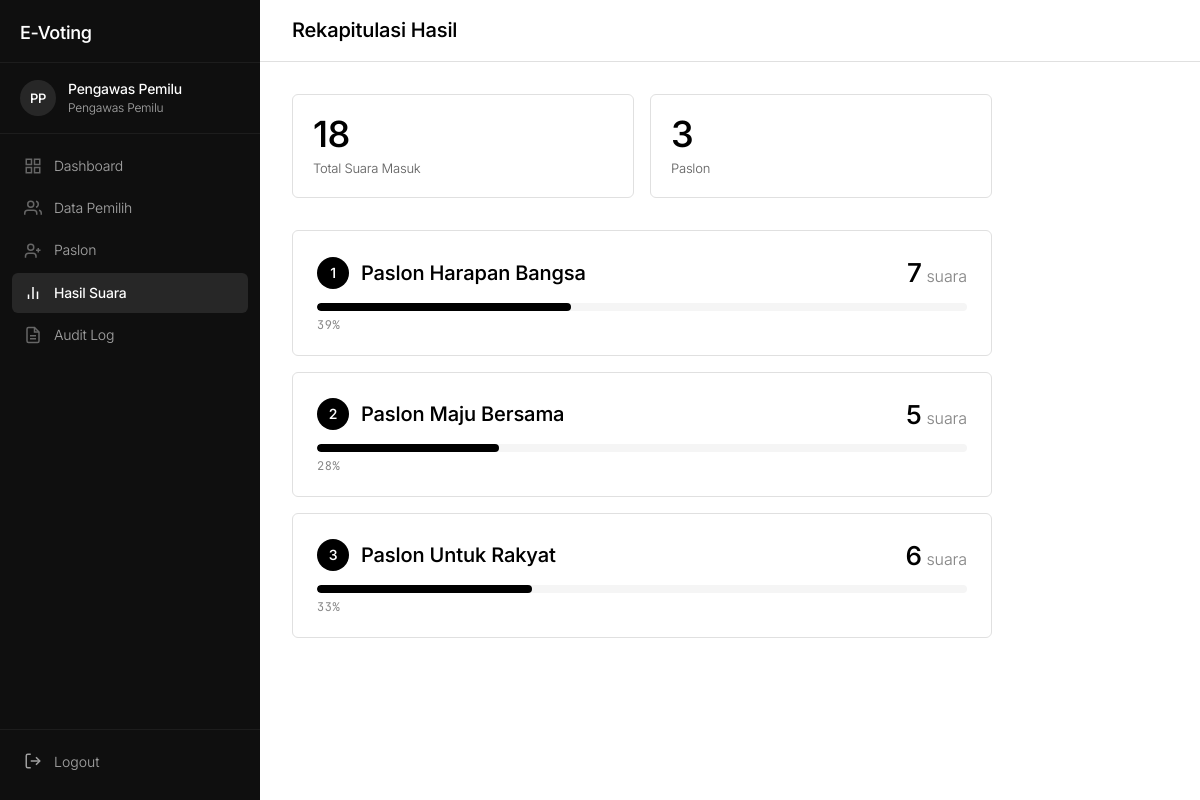
/voting/results/ (signed in), run on the app's committed database.
### apps/authentication/models.py (models this page shows)
class User(AbstractUser):
    class Role(models.TextChoices):
        PEMILIH = "pemilih", "Pemilih"
        PASLON = "paslon", "Paslon"
        PENGAWAS = "pengawas", "Pengawas Pemilu"
    role = models.CharField(
        max_length=10,
        choices=Role.choices,
        default=Role.PEMILIH,
    )
    class Meta:
        db_table = "auth_user"

### apps/candidates/models.py (models this page shows)
class Candidate(models.Model):
    class Status(models.TextChoices):
        PENDING = "pending", "Pending"
        APPROVED = "approved", "Approved"
        REJECTED = "rejected", "Rejected"
    user = models.OneToOneField(
        settings.AUTH_USER_MODEL,
        on_delete=models.CASCADE,
        related_name="candidate_profile",
    )
    candidate_number = models.PositiveIntegerField(unique=True, null=True, blank=True)
    name = models.CharField(max_length=150)
    photo = models.ImageField(upload_to="candidates/photos/", blank=True)
    visi = models.TextField()
    misi = models.TextField()
    status = models.CharField(
        max_length=10,
        choices=Status.choices,
        default=Status.PENDING,
    )
    verified_by = models.ForeignKey(
        settings.AUTH_USER_MODEL,
        on_delete=models.SET_NULL,
        null=True,
        blank=True,
        related_name="verified_candidates",
    )
    created_at = models.DateTimeField(auto_now_add=True)
    updated_at = models.DateTimeField(auto_now=True)
    class Meta:
        db_table = "candidates_candidate"

### apps/voting/views.py (the view)
# urls.py: path("results/", views.VotingResultsView.as_view(), name="results"),
class VotingResultsView(LoginRequiredMixin, TemplateView):
    template_name = "voting/results.html"
    def get_context_data(self, **kwargs):
        context = super().get_context_data(**kwargs)
        context["results"] = [
            {
                "candidate": c,
                "vote_count": c.votes.count(),
            }
            for c in Candidate.objects.filter(
                status=Candidate.Status.APPROVED,
            ).order_by("candidate_number")
        ]
        context["total_votes"] = Vote.objects.count()
        return context

### apps/voting/templates/voting/results.html (shortened to what this page needs)
{% extends "base.html" %}
{% block page_title %}Rekapitulasi Hasil{% endblock %}
{% block nav_results %}active{% endblock %}
{% block content %}
<div style="max-width:700px;">
    <div class="stats-grid" style="grid-template-columns: repeat(auto-fit, minmax(160px, 1fr)); margin-bottom:var(--spacing-xl);">
        <div class="stat-card">
            <p class="stat-card__value">{{ total_votes }}</p>
            <p class="stat-card__label">Total Suara Masuk</p>
        </div>
        <div class="stat-card">
            <p class="stat-card__value">{{ results|length }}</p>
            <p class="stat-card__label">Paslon</p>
        </div>
    </div>
    {% for item in results %}
    <div class="card" style="margin-bottom:var(--spacing-md);">
        <div style="display:flex; align-items:center; justify-content:space-between; margin-bottom:var(--spacing-sm);">
            <div style="display:flex; align-items:center; gap:var(--spacing-sm);">
                <div class="ballot-card__number" style="font-size:14px; width:32px; height:32px;">{{ item.candidate.candidate_number }}</div>
                <span class="text-body-lg" style="font-weight:540;">{{ item.candidate.name }}</span>
            </div>
            <div style="text-align:right;">
                <span class="text-headline" style="color:var(--color-primary);">{{ item.vote_count }}</span>
                <span class="text-body-sm" style="color:#888;"> suara</span>
            </div>
        </div>
        <div class="progress-bar">
            {% widthratio item.vote_count total_votes 100 as percent %}
            <div class="progress-bar__fill" style="width:{% if total_votes > 0 %}{{ percent }}{% else %}0{% endif %}%;"></div>
        </div>
        {% if total_votes > 0 %}
        <p class="text-caption" style="margin-top:var(--spacing-xs); color:#888;">{{ percent }}%</p>
        {% endif %}
    </div>
    {% endfor %}
</div>
{% endblock %}

### templates/base.html (shortened to what this page needs)
{% load static %}<!DOCTYPE html>
<html lang="en">
<head>
    <link rel="stylesheet" href="{% static 'css/base.css' %}">
</head>
<body class="{% if user.is_authenticated %}layout-app{% else %}layout-auth{% endif %}">
{% if user.is_authenticated %}
    <aside class="sidebar" id="sidebar">
        <div class="sidebar__header">
            <a class="sidebar__brand" href="/">E-Voting</a>
        </div>
        <div class="sidebar__user">
            <div class="sidebar__avatar">{{ user.first_name.0 }}{{ user.last_name.0 }}</div>
            <div class="sidebar__user-info">
                <span class="sidebar__user-name">{{ user.first_name }} {{ user.last_name }}</span>
                <span class="sidebar__user-role">{{ user.get_role_display }}</span>
            </div>
        </div>
        <nav class="sidebar__nav">
            {% if user.role == "pengawas" %}
            <a href="/dashboard/" class="sidebar__link {% block nav_dashboard %}{% endblock %}">
                <svg width="18" height="18" viewBox="0 0 24 24" fill="none" stroke="currentColor" stroke-width="2"><rect x="3" y="3" width="7" height="7"/><rect x="14" y="3" width="7" height="7"/><rect x="3" y="14" width="7" height="7"/><rect x="14" y="14" width="7" height="7"/></svg>
                Dashboard
            </a>
            <a href="/voters/" class="sidebar__link {% block nav_voters %}{% endblock %}">
                <svg width="18" height="18" viewBox="0 0 24 24" fill="none" stroke="currentColor" stroke-width="2"><path d="M17 21v-2a4 4 0 0 0-4-4H5a4 4 0 0 0-4 4v2"/><circle cx="9" cy="7" r="4"/><path d="M23 21v-2a4 4 0 0 0-3-3.87"/><path d="M16 3.13a4 4 0 0 1 0 7.75"/></svg>
                Data Pemilih
            </a>
            {% endif %}
            <a href="/candidates/" class="sidebar__link {% block nav_candidates %}{% endblock %}">
                <svg width="18" height="18" viewBox="0 0 24 24" fill="none" stroke="currentColor" stroke-width="2"><path d="M16 21v-2a4 4 0 0 0-4-4H6a4 4 0 0 0-4 4v2"/><circle cx="9" cy="7" r="4"/><line x1="19" y1="8" x2="19" y2="14"/><line x1="22" y1="11" x2="16" y2="11"/></svg>
                Paslon
            </a>
            <a href="/voting/results/" class="sidebar__link {% block nav_results %}{% endblock %}">
                <svg width="18" height="18" viewBox="0 0 24 24" fill="none" stroke="currentColor" stroke-width="2"><path d="M18 20V10"/><path d="M12 20V4"/><path d="M6 20v-6"/></svg>
                Hasil Suara
            </a>
            {% if user.role == "pengawas" %}
            <a href="/dashboard/audit-log/" class="sidebar__link {% block nav_audit %}{% endblock %}">
                <svg width="18" height="18" viewBox="0 0 24 24" fill="none" stroke="currentColor" stroke-width="2"><path d="M14 2H6a2 2 0 0 0-2 2v16a2 2 0 0 0 2 2h12a2 2 0 0 0 2-2V8z"/><polyline points="14 2 14 8 20 8"/><line x1="16" y1="13" x2="8" y2="13"/><line x1="16" y1="17" x2="8" y2="17"/></svg>
                Audit Log
            </a>
            {% endif %}
        </nav>
        <div class="sidebar__footer">
            <form method="post" action="{% url 'authentication:logout' %}">
                <button type="submit" class="sidebar__logout">
                    <svg width="18" height="18" viewBox="0 0 24 24" fill="none" stroke="currentColor" stroke-width="2"><path d="M9 21H5a2 2 0 0 1-2-2V5a2 2 0 0 1 2-2h4"/><polyline points="16 17 21 12 16 7"/><line x1="21" y1="12" x2="9" y2="12"/></svg>
                    Logout
                </button>
            </form>
        </div>
    </aside>
    <main class="main-content">
        <header class="main-header">
            <h1 class="main-header__title">{% block page_title %}{% endblock %}</h1>
        </header>
        <div class="main-body">
            {% block content %}{% endblock %}
        </div>
    </main>
{% endif %}
</body>
</html>

### data on the page
Candidate: candidate.candidate_number "1", candidate.name "Paslon Harapan Bangsa", vote_count "7", percent "39"
Candidate: candidate.candidate_number "2", candidate.name "Paslon Maju Bersama", vote_count "5", percent "28"
Candidate: candidate.candidate_number "3", candidate.name "Paslon Untuk Rakyat", vote_count "6", percent "33"

### other printed values
{{ user.first_name.0 }} "P"
{{ user.last_name.0 }} "P"
{{ user.first_name }} "Pengawas"
{{ user.last_name }} "Pemilu"
{{ user.get_role_display }} "Pengawas Pemilu"
{{ total_votes }} "18"
{{ results|length }} "3"
